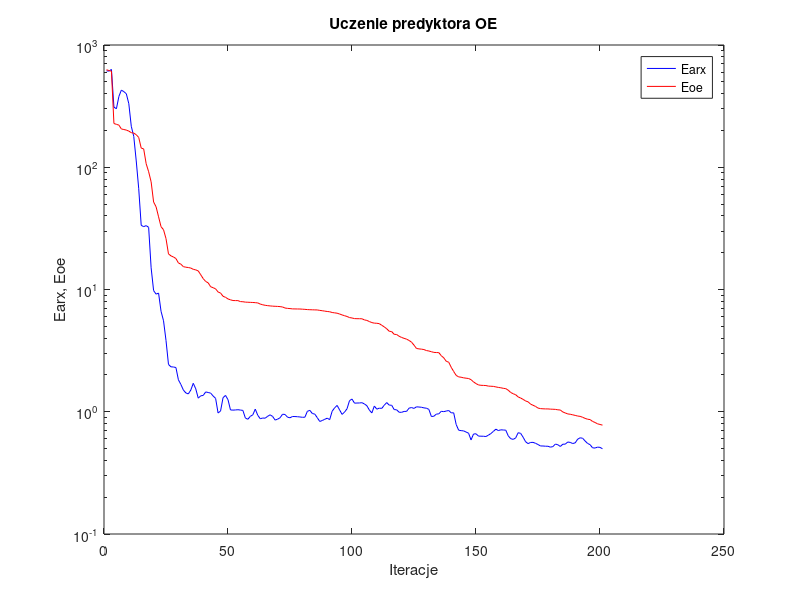
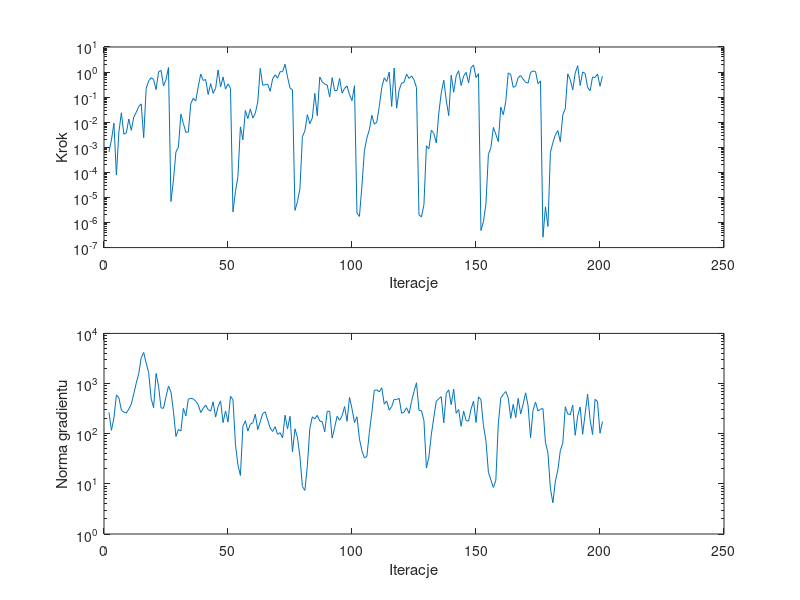

The MATLAB script that drew these images, in order:
%uczenie predyktora oe
clear all;
n=0; farx(n+1)=6.137007e+002; foe(n+1)=6.277278e+002; wspucz(n+1)=0.000000e+000; ng(n+1)=0.000000e+000;
%odnowa zmiennej metryki
n=1; farx(n+1)=6.121978e+002; foe(n+1)=6.175440e+002; krok(n+1)=6.552053e-004; ng(n+1)=2.665014e+002;
n=2; farx(n+1)=6.312753e+002; foe(n+1)=6.111953e+002; krok(n+1)=1.958383e-003; ng(n+1)=1.167019e+002;
n=3; farx(n+1)=3.105650e+002; foe(n+1)=2.279443e+002; krok(n+1)=9.128410e-003; ng(n+1)=2.046608e+002;
n=4; farx(n+1)=3.008421e+002; foe(n+1)=2.244324e+002; krok(n+1)=7.813213e-005; ng(n+1)=5.939128e+002;
n=5; farx(n+1)=3.793839e+002; foe(n+1)=2.211704e+002; krok(n+1)=4.046033e-003; ng(n+1)=5.214687e+002;
n=6; farx(n+1)=4.276114e+002; foe(n+1)=2.057614e+002; krok(n+1)=2.366103e-002; ng(n+1)=2.970582e+002;
n=7; farx(n+1)=4.155071e+002; foe(n+1)=2.035367e+002; krok(n+1)=3.340564e-003; ng(n+1)=2.690213e+002;
n=8; farx(n+1)=3.991356e+002; foe(n+1)=2.014430e+002; krok(n+1)=3.752980e-003; ng(n+1)=2.581210e+002;
n=9; farx(n+1)=3.313095e+002; foe(n+1)=1.975276e+002; krok(n+1)=1.345640e-002; ng(n+1)=3.114711e+002;
n=10; farx(n+1)=2.163414e+002; foe(n+1)=1.918854e+002; krok(n+1)=4.766707e-003; ng(n+1)=3.868800e+002;
n=11; farx(n+1)=1.786347e+002; foe(n+1)=1.902154e+002; krok(n+1)=1.605804e-002; ng(n+1)=6.233065e+002;
n=12; farx(n+1)=1.125660e+002; foe(n+1)=1.845786e+002; krok(n+1)=2.476948e-002; ng(n+1)=1.019926e+003;
n=13; farx(n+1)=6.673792e+001; foe(n+1)=1.752313e+002; krok(n+1)=4.235232e-002; ng(n+1)=1.572330e+003;
n=14; farx(n+1)=3.348583e+001; foe(n+1)=1.435415e+002; krok(n+1)=5.382558e-002; ng(n+1)=3.269503e+003;
n=15; farx(n+1)=3.267443e+001; foe(n+1)=1.412460e+002; krok(n+1)=2.403018e-003; ng(n+1)=4.159543e+003;
n=16; farx(n+1)=3.330016e+001; foe(n+1)=1.068970e+002; krok(n+1)=2.250273e-001; ng(n+1)=2.564658e+003;
n=17; farx(n+1)=3.225285e+001; foe(n+1)=9.189789e+001; krok(n+1)=4.385923e-001; ng(n+1)=1.662538e+003;
n=18; farx(n+1)=1.505314e+001; foe(n+1)=7.602598e+001; krok(n+1)=5.962886e-001; ng(n+1)=5.039573e+002;
n=19; farx(n+1)=9.798383e+000; foe(n+1)=5.197792e+001; krok(n+1)=5.030621e-001; ng(n+1)=3.305336e+002;
n=20; farx(n+1)=9.163949e+000; foe(n+1)=4.747779e+001; krok(n+1)=1.991516e-001; ng(n+1)=1.588712e+003;
n=21; farx(n+1)=9.349171e+000; foe(n+1)=3.932244e+001; krok(n+1)=1.026961e+000; ng(n+1)=8.824854e+002;
n=22; farx(n+1)=6.634176e+000; foe(n+1)=3.263618e+001; krok(n+1)=1.157348e+000; ng(n+1)=3.275527e+002;
n=23; farx(n+1)=5.550732e+000; foe(n+1)=3.083579e+001; krok(n+1)=2.798246e-001; ng(n+1)=3.213036e+002;
n=24; farx(n+1)=3.832832e+000; foe(n+1)=2.609101e+001; krok(n+1)=4.979739e-001; ng(n+1)=5.462249e+002;
n=25; farx(n+1)=2.437715e+000; foe(n+1)=1.955554e+001; krok(n+1)=1.531449e+000; ng(n+1)=8.888084e+002;
%odnowa zmiennej metryki
n=26; farx(n+1)=2.330839e+000; foe(n+1)=1.884070e+001; krok(n+1)=6.890538e-006; ng(n+1)=6.795028e+002;
n=27; farx(n+1)=2.323834e+000; foe(n+1)=1.845643e+001; krok(n+1)=4.886623e-005; ng(n+1)=2.788078e+002;
n=28; farx(n+1)=2.299858e+000; foe(n+1)=1.791948e+001; krok(n+1)=6.553529e-004; ng(n+1)=8.807968e+001;
n=29; farx(n+1)=1.825444e+000; foe(n+1)=1.649323e+001; krok(n+1)=1.009153e-003; ng(n+1)=1.215688e+002;
n=30; farx(n+1)=1.671637e+000; foe(n+1)=1.611129e+001; krok(n+1)=2.113198e-002; ng(n+1)=1.133416e+002;
n=31; farx(n+1)=1.506019e+000; foe(n+1)=1.537831e+001; krok(n+1)=8.894860e-003; ng(n+1)=3.196034e+002;
n=32; farx(n+1)=1.425657e+000; foe(n+1)=1.521697e+001; krok(n+1)=3.941672e-003; ng(n+1)=2.254437e+002;
n=33; farx(n+1)=1.399439e+000; foe(n+1)=1.512870e+001; krok(n+1)=4.077649e-003; ng(n+1)=4.875352e+002;
n=34; farx(n+1)=1.505497e+000; foe(n+1)=1.497694e+001; krok(n+1)=5.507794e-002; ng(n+1)=5.071069e+002;
n=35; farx(n+1)=1.709207e+000; foe(n+1)=1.462642e+001; krok(n+1)=9.019770e-002; ng(n+1)=4.938170e+002;
n=36; farx(n+1)=1.539196e+000; foe(n+1)=1.447014e+001; krok(n+1)=7.000904e-002; ng(n+1)=4.472933e+002;
n=37; farx(n+1)=1.292002e+000; foe(n+1)=1.419383e+001; krok(n+1)=2.611580e-001; ng(n+1)=3.774907e+002;
n=38; farx(n+1)=1.349999e+000; foe(n+1)=1.320736e+001; krok(n+1)=8.328011e-001; ng(n+1)=2.645825e+002;
n=39; farx(n+1)=1.359901e+000; foe(n+1)=1.227588e+001; krok(n+1)=4.641165e-001; ng(n+1)=3.212494e+002;
n=40; farx(n+1)=1.452135e+000; foe(n+1)=1.163477e+001; krok(n+1)=5.045340e-001; ng(n+1)=3.717065e+002;
n=41; farx(n+1)=1.437701e+000; foe(n+1)=1.134009e+001; krok(n+1)=1.283701e-001; ng(n+1)=3.022416e+002;
n=42; farx(n+1)=1.420432e+000; foe(n+1)=1.053334e+001; krok(n+1)=3.465039e-001; ng(n+1)=2.817153e+002;
n=43; farx(n+1)=1.346082e+000; foe(n+1)=1.034420e+001; krok(n+1)=1.416892e-001; ng(n+1)=4.306905e+002;
n=44; farx(n+1)=1.286563e+000; foe(n+1)=1.012445e+001; krok(n+1)=2.242518e-001; ng(n+1)=2.146032e+002;
n=45; farx(n+1)=9.765149e-001; foe(n+1)=9.545222e+000; krok(n+1)=1.215405e+000; ng(n+1)=3.469942e+002;
n=46; farx(n+1)=1.014971e+000; foe(n+1)=9.358364e+000; krok(n+1)=2.561085e-001; ng(n+1)=4.503389e+002;
n=47; farx(n+1)=1.303582e+000; foe(n+1)=8.800225e+000; krok(n+1)=6.367965e-001; ng(n+1)=1.659892e+002;
n=48; farx(n+1)=1.360613e+000; foe(n+1)=8.633184e+000; krok(n+1)=2.089206e-001; ng(n+1)=2.842021e+002;
n=49; farx(n+1)=1.255078e+000; foe(n+1)=8.370902e+000; krok(n+1)=3.337297e-001; ng(n+1)=1.701499e+002;
n=50; farx(n+1)=1.034839e+000; foe(n+1)=8.234129e+000; krok(n+1)=2.221265e-001; ng(n+1)=5.544700e+002;
%odnowa zmiennej metryki
n=51; farx(n+1)=1.031281e+000; foe(n+1)=8.125058e+000; krok(n+1)=2.669404e-006; ng(n+1)=4.775336e+002;
n=52; farx(n+1)=1.034487e+000; foe(n+1)=8.115215e+000; krok(n+1)=1.709205e-005; ng(n+1)=6.165308e+001;
n=53; farx(n+1)=1.039252e+000; foe(n+1)=8.111496e+000; krok(n+1)=6.831655e-005; ng(n+1)=2.386695e+001;
n=54; farx(n+1)=1.032497e+000; foe(n+1)=7.964564e+000; krok(n+1)=6.543079e-003; ng(n+1)=1.471555e+001;
n=55; farx(n+1)=1.025445e+000; foe(n+1)=7.943066e+000; krok(n+1)=2.002393e-003; ng(n+1)=1.399989e+002;
n=56; farx(n+1)=8.887205e-001; foe(n+1)=7.883618e+000; krok(n+1)=2.946581e-002; ng(n+1)=1.815285e+002;
n=57; farx(n+1)=8.680007e-001; foe(n+1)=7.867306e+000; krok(n+1)=1.389524e-002; ng(n+1)=1.125187e+002;
n=58; farx(n+1)=9.171398e-001; foe(n+1)=7.848098e+000; krok(n+1)=3.394649e-002; ng(n+1)=1.548766e+002;
n=59; farx(n+1)=9.440407e-001; foe(n+1)=7.832049e+000; krok(n+1)=1.464382e-002; ng(n+1)=1.645256e+002;
n=60; farx(n+1)=1.050882e+000; foe(n+1)=7.805269e+000; krok(n+1)=2.280046e-002; ng(n+1)=2.444677e+002;
n=61; farx(n+1)=9.356946e-001; foe(n+1)=7.767105e+000; krok(n+1)=6.357754e-002; ng(n+1)=1.210213e+002;
n=62; farx(n+1)=8.770319e-001; foe(n+1)=7.601838e+000; krok(n+1)=1.404256e+000; ng(n+1)=1.732113e+002;
n=63; farx(n+1)=8.886256e-001; foe(n+1)=7.500789e+000; krok(n+1)=2.981443e-001; ng(n+1)=2.530126e+002;
n=64; farx(n+1)=8.860276e-001; foe(n+1)=7.425102e+000; krok(n+1)=3.103642e-001; ng(n+1)=2.726729e+002;
n=65; farx(n+1)=9.184323e-001; foe(n+1)=7.377405e+000; krok(n+1)=3.310405e-001; ng(n+1)=1.872322e+002;
n=66; farx(n+1)=9.441971e-001; foe(n+1)=7.340302e+000; krok(n+1)=1.714306e-001; ng(n+1)=1.298552e+002;
n=67; farx(n+1)=9.149276e-001; foe(n+1)=7.307498e+000; krok(n+1)=5.316748e-001; ng(n+1)=1.105853e+002;
n=68; farx(n+1)=8.546885e-001; foe(n+1)=7.289317e+000; krok(n+1)=7.748658e-001; ng(n+1)=1.382847e+002;
n=69; farx(n+1)=8.697578e-001; foe(n+1)=7.272348e+000; krok(n+1)=5.714050e-001; ng(n+1)=9.712654e+001;
n=70; farx(n+1)=8.934400e-001; foe(n+1)=7.245669e+000; krok(n+1)=1.033373e+000; ng(n+1)=1.048906e+002;
n=71; farx(n+1)=9.545729e-001; foe(n+1)=7.191340e+000; krok(n+1)=1.038220e+000; ng(n+1)=8.276768e+001;
n=72; farx(n+1)=9.499264e-001; foe(n+1)=7.055417e+000; krok(n+1)=2.050450e+000; ng(n+1)=2.335616e+002;
n=73; farx(n+1)=9.024556e-001; foe(n+1)=7.008722e+000; krok(n+1)=6.404647e-001; ng(n+1)=1.246678e+002;
n=74; farx(n+1)=8.926236e-001; foe(n+1)=6.981221e+000; krok(n+1)=2.320583e-001; ng(n+1)=2.225634e+002;
n=75; farx(n+1)=9.144449e-001; foe(n+1)=6.941484e+000; krok(n+1)=1.940886e-001; ng(n+1)=4.334081e+001;
%odnowa zmiennej metryki
n=76; farx(n+1)=9.136015e-001; foe(n+1)=6.935913e+000; krok(n+1)=3.044565e-006; ng(n+1)=1.248829e+002;
n=77; farx(n+1)=9.107663e-001; foe(n+1)=6.929723e+000; krok(n+1)=6.763611e-006; ng(n+1)=8.490631e+001;
n=78; farx(n+1)=9.064650e-001; foe(n+1)=6.925771e+000; krok(n+1)=2.219138e-005; ng(n+1)=3.477627e+001;
n=79; farx(n+1)=9.008642e-001; foe(n+1)=6.903398e+000; krok(n+1)=2.651602e-003; ng(n+1)=8.871030e+000;
n=80; farx(n+1)=9.021354e-001; foe(n+1)=6.881083e+000; krok(n+1)=4.483426e-003; ng(n+1)=7.385516e+000;
n=81; farx(n+1)=1.008228e+000; foe(n+1)=6.850775e+000; krok(n+1)=2.000182e-002; ng(n+1)=2.306431e+001;
n=82; farx(n+1)=1.026366e+000; foe(n+1)=6.834480e+000; krok(n+1)=8.704305e-003; ng(n+1)=1.272469e+002;
n=83; farx(n+1)=9.679538e-001; foe(n+1)=6.823424e+000; krok(n+1)=1.477175e-002; ng(n+1)=2.175367e+002;
n=84; farx(n+1)=9.559072e-001; foe(n+1)=6.811466e+000; krok(n+1)=1.407955e-001; ng(n+1)=1.978085e+002;
n=85; farx(n+1)=8.941537e-001; foe(n+1)=6.804353e+000; krok(n+1)=1.809047e-002; ng(n+1)=2.320774e+002;
n=86; farx(n+1)=8.329323e-001; foe(n+1)=6.748276e+000; krok(n+1)=6.354332e-001; ng(n+1)=1.792304e+002;
n=87; farx(n+1)=8.477648e-001; foe(n+1)=6.706748e+000; krok(n+1)=4.063898e-001; ng(n+1)=1.728971e+002;
n=88; farx(n+1)=8.670900e-001; foe(n+1)=6.655745e+000; krok(n+1)=3.337224e-001; ng(n+1)=1.090649e+002;
n=89; farx(n+1)=8.859763e-001; foe(n+1)=6.610771e+000; krok(n+1)=3.035584e-001; ng(n+1)=2.790987e+002;
n=90; farx(n+1)=8.620516e-001; foe(n+1)=6.575245e+000; krok(n+1)=1.011122e-001; ng(n+1)=2.791283e+002;
n=91; farx(n+1)=1.009926e+000; foe(n+1)=6.484260e+000; krok(n+1)=6.022096e-001; ng(n+1)=8.161236e+001;
n=92; farx(n+1)=1.077250e+000; foe(n+1)=6.442497e+000; krok(n+1)=1.827549e-001; ng(n+1)=1.331530e+002;
n=93; farx(n+1)=1.126622e+000; foe(n+1)=6.398890e+000; krok(n+1)=1.846634e-001; ng(n+1)=2.224837e+002;
n=94; farx(n+1)=1.035490e+000; foe(n+1)=6.301693e+000; krok(n+1)=5.548341e-001; ng(n+1)=1.850393e+002;
n=95; farx(n+1)=9.512025e-001; foe(n+1)=6.195963e+000; krok(n+1)=1.428513e-001; ng(n+1)=2.264034e+002;
n=96; farx(n+1)=9.938877e-001; foe(n+1)=6.103283e+000; krok(n+1)=2.228338e-001; ng(n+1)=3.483871e+002;
n=97; farx(n+1)=1.058368e+000; foe(n+1)=6.017905e+000; krok(n+1)=2.800362e-001; ng(n+1)=1.769953e+002;
n=98; farx(n+1)=1.233468e+000; foe(n+1)=5.893793e+000; krok(n+1)=1.244680e-001; ng(n+1)=5.308571e+002;
n=99; farx(n+1)=1.270400e+000; foe(n+1)=5.848471e+000; krok(n+1)=7.266281e-002; ng(n+1)=3.141640e+002;
n=100; farx(n+1)=1.175885e+000; foe(n+1)=5.781980e+000; krok(n+1)=2.857025e-001; ng(n+1)=1.665211e+002;
%odnowa zmiennej metryki
n=101; farx(n+1)=1.178868e+000; foe(n+1)=5.770456e+000; krok(n+1)=2.378870e-006; ng(n+1)=2.175689e+002;
n=102; farx(n+1)=1.179726e+000; foe(n+1)=5.768783e+000; krok(n+1)=1.756745e-006; ng(n+1)=7.889801e+001;
n=103; farx(n+1)=1.186297e+000; foe(n+1)=5.763060e+000; krok(n+1)=2.877521e-005; ng(n+1)=4.562250e+001;
n=104; farx(n+1)=1.158926e+000; foe(n+1)=5.641594e+000; krok(n+1)=7.315478e-004; ng(n+1)=3.277153e+001;
n=105; farx(n+1)=1.120198e+000; foe(n+1)=5.586003e+000; krok(n+1)=2.359800e-003; ng(n+1)=3.530217e+001;
n=106; farx(n+1)=1.031847e+000; foe(n+1)=5.469468e+000; krok(n+1)=5.022246e-003; ng(n+1)=1.069322e+002;
n=107; farx(n+1)=9.783367e-001; foe(n+1)=5.362526e+000; krok(n+1)=1.884952e-002; ng(n+1)=2.653902e+002;
n=108; farx(n+1)=1.113288e+000; foe(n+1)=5.307863e+000; krok(n+1)=8.300976e-003; ng(n+1)=7.322030e+002;
n=109; farx(n+1)=1.050184e+000; foe(n+1)=5.293609e+000; krok(n+1)=1.017451e-002; ng(n+1)=7.483380e+002;
n=110; farx(n+1)=1.070504e+000; foe(n+1)=5.256146e+000; krok(n+1)=4.226396e-002; ng(n+1)=6.821981e+002;
n=111; farx(n+1)=1.065388e+000; foe(n+1)=5.097280e+000; krok(n+1)=2.410119e-001; ng(n+1)=8.245595e+002;
n=112; farx(n+1)=1.130942e+000; foe(n+1)=4.947422e+000; krok(n+1)=5.870903e-001; ng(n+1)=3.881360e+002;
n=113; farx(n+1)=1.189012e+000; foe(n+1)=4.773324e+000; krok(n+1)=4.164005e-001; ng(n+1)=4.481484e+002;
n=114; farx(n+1)=1.133234e+000; foe(n+1)=4.553769e+000; krok(n+1)=1.001603e+000; ng(n+1)=2.953214e+002;
n=115; farx(n+1)=1.130097e+000; foe(n+1)=4.527052e+000; krok(n+1)=4.277073e-002; ng(n+1)=3.465411e+002;
n=116; farx(n+1)=1.041962e+000; foe(n+1)=4.298832e+000; krok(n+1)=1.442898e+000; ng(n+1)=4.865773e+002;
n=117; farx(n+1)=1.037251e+000; foe(n+1)=4.284157e+000; krok(n+1)=3.618094e-002; ng(n+1)=4.790958e+002;
n=118; farx(n+1)=9.904642e-001; foe(n+1)=4.143867e+000; krok(n+1)=1.927395e-001; ng(n+1)=5.088553e+002;
n=119; farx(n+1)=9.891422e-001; foe(n+1)=4.053410e+000; krok(n+1)=3.589369e-001; ng(n+1)=2.557986e+002;
n=120; farx(n+1)=1.006358e+000; foe(n+1)=3.985350e+000; krok(n+1)=3.923690e-001; ng(n+1)=2.684902e+002;
n=121; farx(n+1)=1.006784e+000; foe(n+1)=3.926139e+000; krok(n+1)=8.221024e-001; ng(n+1)=3.291346e+002;
n=122; farx(n+1)=1.069907e+000; foe(n+1)=3.830392e+000; krok(n+1)=5.596492e-001; ng(n+1)=2.541326e+002;
n=123; farx(n+1)=1.082575e+000; foe(n+1)=3.710784e+000; krok(n+1)=7.011953e-001; ng(n+1)=4.371690e+002;
n=124; farx(n+1)=1.064929e+000; foe(n+1)=3.505961e+000; krok(n+1)=4.954132e-001; ng(n+1)=6.969151e+002;
n=125; farx(n+1)=1.097646e+000; foe(n+1)=3.293978e+000; krok(n+1)=2.393567e-001; ng(n+1)=1.035582e+003;
%odnowa zmiennej metryki
n=126; farx(n+1)=1.092975e+000; foe(n+1)=3.267209e+000; krok(n+1)=2.026605e-006; ng(n+1)=2.937735e+002;
n=127; farx(n+1)=1.088496e+000; foe(n+1)=3.252356e+000; krok(n+1)=1.671986e-006; ng(n+1)=2.870118e+002;
n=128; farx(n+1)=1.075495e+000; foe(n+1)=3.226402e+000; krok(n+1)=5.141736e-006; ng(n+1)=1.839223e+002;
n=129; farx(n+1)=1.069156e+000; foe(n+1)=3.167615e+000; krok(n+1)=1.152191e-003; ng(n+1)=2.060095e+001;
n=130; farx(n+1)=1.045595e+000; foe(n+1)=3.139647e+000; krok(n+1)=8.684522e-004; ng(n+1)=3.413121e+001;
n=131; farx(n+1)=9.147147e-001; foe(n+1)=3.099270e+000; krok(n+1)=4.800362e-003; ng(n+1)=9.772088e+001;
n=132; farx(n+1)=9.186821e-001; foe(n+1)=3.058728e+000; krok(n+1)=3.550402e-003; ng(n+1)=2.142223e+002;
n=133; farx(n+1)=9.566921e-001; foe(n+1)=3.050671e+000; krok(n+1)=1.486749e-003; ng(n+1)=4.470706e+002;
n=134; farx(n+1)=9.615827e-001; foe(n+1)=3.045945e+000; krok(n+1)=2.308292e-002; ng(n+1)=4.975792e+002;
n=135; farx(n+1)=1.008325e+000; foe(n+1)=2.873788e+000; krok(n+1)=1.528330e-001; ng(n+1)=5.467695e+002;
n=136; farx(n+1)=1.001990e+000; foe(n+1)=2.760955e+000; krok(n+1)=4.726961e-001; ng(n+1)=1.649972e+002;
n=137; farx(n+1)=1.013453e+000; foe(n+1)=2.586675e+000; krok(n+1)=7.588961e-002; ng(n+1)=6.338608e+002;
n=138; farx(n+1)=1.023721e+000; foe(n+1)=2.542065e+000; krok(n+1)=1.839173e-002; ng(n+1)=7.482232e+002;
n=139; farx(n+1)=9.798345e-001; foe(n+1)=2.311049e+000; krok(n+1)=7.491049e-001; ng(n+1)=3.780806e+002;
n=140; farx(n+1)=9.799742e-001; foe(n+1)=2.133910e+000; krok(n+1)=1.571889e-001; ng(n+1)=7.727114e+002;
n=141; farx(n+1)=7.871249e-001; foe(n+1)=1.984214e+000; krok(n+1)=6.912919e-001; ng(n+1)=2.546495e+002;
n=142; farx(n+1)=7.068484e-001; foe(n+1)=1.928802e+000; krok(n+1)=1.126364e+000; ng(n+1)=3.042076e+002;
n=143; farx(n+1)=7.007998e-001; foe(n+1)=1.915956e+000; krok(n+1)=2.909773e-001; ng(n+1)=1.402128e+002;
n=144; farx(n+1)=6.974129e-001; foe(n+1)=1.894261e+000; krok(n+1)=6.871474e-001; ng(n+1)=2.828075e+002;
n=145; farx(n+1)=6.825844e-001; foe(n+1)=1.881686e+000; krok(n+1)=9.673187e-001; ng(n+1)=1.839052e+002;
n=146; farx(n+1)=6.679144e-001; foe(n+1)=1.870407e+000; krok(n+1)=3.739988e-001; ng(n+1)=1.777543e+002;
n=147; farx(n+1)=5.881422e-001; foe(n+1)=1.829940e+000; krok(n+1)=1.476581e+000; ng(n+1)=3.095635e+002;
n=148; farx(n+1)=6.573991e-001; foe(n+1)=1.754553e+000; krok(n+1)=1.927884e+000; ng(n+1)=4.462785e+002;
n=149; farx(n+1)=6.603443e-001; foe(n+1)=1.699479e+000; krok(n+1)=6.063266e-001; ng(n+1)=1.669908e+002;
n=150; farx(n+1)=6.321453e-001; foe(n+1)=1.657368e+000; krok(n+1)=8.600077e-001; ng(n+1)=5.434626e+002;
%odnowa zmiennej metryki
n=151; farx(n+1)=6.311771e-001; foe(n+1)=1.645704e+000; krok(n+1)=4.783629e-007; ng(n+1)=4.761624e+002;
n=152; farx(n+1)=6.303858e-001; foe(n+1)=1.642414e+000; krok(n+1)=1.092113e-006; ng(n+1)=1.448154e+002;
n=153; farx(n+1)=6.272024e-001; foe(n+1)=1.638357e+000; krok(n+1)=5.421647e-006; ng(n+1)=7.260722e+001;
n=154; farx(n+1)=6.432499e-001; foe(n+1)=1.620745e+000; krok(n+1)=5.251366e-004; ng(n+1)=1.712671e+001;
n=155; farx(n+1)=6.633766e-001; foe(n+1)=1.616919e+000; krok(n+1)=9.540187e-004; ng(n+1)=1.197028e+001;
n=156; farx(n+1)=6.905716e-001; foe(n+1)=1.612440e+000; krok(n+1)=6.193383e-003; ng(n+1)=8.472385e+000;
n=157; farx(n+1)=7.205480e-001; foe(n+1)=1.596776e+000; krok(n+1)=3.271540e-003; ng(n+1)=1.182555e+001;
n=158; farx(n+1)=7.018535e-001; foe(n+1)=1.581656e+000; krok(n+1)=1.683682e-003; ng(n+1)=1.623772e+002;
n=159; farx(n+1)=7.115194e-001; foe(n+1)=1.570994e+000; krok(n+1)=4.002904e-002; ng(n+1)=5.164084e+002;
n=160; farx(n+1)=7.093549e-001; foe(n+1)=1.554912e+000; krok(n+1)=1.989989e-002; ng(n+1)=6.067229e+002;
n=161; farx(n+1)=7.069401e-001; foe(n+1)=1.545492e+000; krok(n+1)=6.640781e-002; ng(n+1)=6.935547e+002;
n=162; farx(n+1)=6.352847e-001; foe(n+1)=1.500789e+000; krok(n+1)=9.282331e-001; ng(n+1)=5.189799e+002;
n=163; farx(n+1)=6.021107e-001; foe(n+1)=1.437248e+000; krok(n+1)=7.927530e-001; ng(n+1)=2.017282e+002;
n=164; farx(n+1)=5.944126e-001; foe(n+1)=1.403824e+000; krok(n+1)=2.454949e-001; ng(n+1)=3.843286e+002;
n=165; farx(n+1)=6.110471e-001; foe(n+1)=1.377894e+000; krok(n+1)=2.745822e-001; ng(n+1)=2.092557e+002;
n=166; farx(n+1)=6.739890e-001; foe(n+1)=1.322403e+000; krok(n+1)=6.026971e-001; ng(n+1)=5.073262e+002;
n=167; farx(n+1)=6.656734e-001; foe(n+1)=1.294715e+000; krok(n+1)=7.214488e-001; ng(n+1)=2.482648e+002;
n=168; farx(n+1)=6.189266e-001; foe(n+1)=1.262911e+000; krok(n+1)=5.242150e-001; ng(n+1)=3.880401e+002;
n=169; farx(n+1)=5.684723e-001; foe(n+1)=1.224898e+000; krok(n+1)=3.916031e-001; ng(n+1)=6.531575e+002;
n=170; farx(n+1)=5.488006e-001; foe(n+1)=1.205653e+000; krok(n+1)=3.619299e-001; ng(n+1)=3.602455e+002;
n=171; farx(n+1)=5.608230e-001; foe(n+1)=1.154549e+000; krok(n+1)=9.639418e-001; ng(n+1)=8.289261e+001;
n=172; farx(n+1)=5.619455e-001; foe(n+1)=1.129956e+000; krok(n+1)=1.104103e+000; ng(n+1)=2.935801e+002;
n=173; farx(n+1)=5.518945e-001; foe(n+1)=1.105741e+000; krok(n+1)=1.050152e+000; ng(n+1)=4.261314e+002;
n=174; farx(n+1)=5.395356e-001; foe(n+1)=1.071823e+000; krok(n+1)=3.435737e-001; ng(n+1)=2.836970e+002;
n=175; farx(n+1)=5.250345e-001; foe(n+1)=1.061182e+000; krok(n+1)=4.442530e-001; ng(n+1)=3.094434e+002;
%odnowa zmiennej metryki
n=176; farx(n+1)=5.247647e-001; foe(n+1)=1.057205e+000; krok(n+1)=2.604389e-007; ng(n+1)=3.163637e+002;
n=177; farx(n+1)=5.224799e-001; foe(n+1)=1.055018e+000; krok(n+1)=4.235430e-006; ng(n+1)=6.736268e+001;
n=178; farx(n+1)=5.222627e-001; foe(n+1)=1.054863e+000; krok(n+1)=6.973711e-007; ng(n+1)=4.180969e+001;
n=179; farx(n+1)=5.133589e-001; foe(n+1)=1.050542e+000; krok(n+1)=6.254538e-004; ng(n+1)=8.101649e+000;
n=180; farx(n+1)=5.188014e-001; foe(n+1)=1.048520e+000; krok(n+1)=1.529700e-003; ng(n+1)=4.182631e+000;
n=181; farx(n+1)=5.440508e-001; foe(n+1)=1.045797e+000; krok(n+1)=3.135616e-003; ng(n+1)=1.131608e+001;
n=182; farx(n+1)=5.372198e-001; foe(n+1)=1.037242e+000; krok(n+1)=4.640565e-003; ng(n+1)=1.890844e+001;
n=183; farx(n+1)=5.200679e-001; foe(n+1)=1.033322e+000; krok(n+1)=1.667309e-003; ng(n+1)=4.576055e+001;
n=184; farx(n+1)=5.425881e-001; foe(n+1)=9.958915e-001; krok(n+1)=1.981488e-002; ng(n+1)=6.555644e+001;
n=185; farx(n+1)=5.433476e-001; foe(n+1)=9.776510e-001; krok(n+1)=3.473024e-002; ng(n+1)=3.446434e+002;
n=186; farx(n+1)=5.655874e-001; foe(n+1)=9.597269e-001; krok(n+1)=8.457767e-001; ng(n+1)=2.475772e+002;
n=187; farx(n+1)=5.613630e-001; foe(n+1)=9.539349e-001; krok(n+1)=4.992693e-001; ng(n+1)=2.389979e+002;
n=188; farx(n+1)=5.495450e-001; foe(n+1)=9.439350e-001; krok(n+1)=1.940886e-001; ng(n+1)=3.713615e+002;
n=189; farx(n+1)=5.568008e-001; foe(n+1)=9.334075e-001; krok(n+1)=9.073805e-001; ng(n+1)=9.297222e+001;
n=190; farx(n+1)=5.969000e-001; foe(n+1)=9.224882e-001; krok(n+1)=1.800219e+000; ng(n+1)=2.268296e+002;
n=191; farx(n+1)=6.125762e-001; foe(n+1)=9.167559e-001; krok(n+1)=2.921091e-001; ng(n+1)=3.402666e+002;
n=192; farx(n+1)=6.067855e-001; foe(n+1)=9.010174e-001; krok(n+1)=1.009068e+000; ng(n+1)=9.740722e+001;
n=193; farx(n+1)=5.765395e-001; foe(n+1)=8.826458e-001; krok(n+1)=8.858725e-001; ng(n+1)=2.478800e+002;
n=194; farx(n+1)=5.504313e-001; foe(n+1)=8.686157e-001; krok(n+1)=2.475890e-001; ng(n+1)=6.125520e+002;
n=195; farx(n+1)=5.380757e-001; foe(n+1)=8.632196e-001; krok(n+1)=1.775417e-001; ng(n+1)=1.917733e+002;
n=196; farx(n+1)=5.069049e-001; foe(n+1)=8.332454e-001; krok(n+1)=6.367965e-001; ng(n+1)=9.628032e+001;
n=197; farx(n+1)=5.048395e-001; foe(n+1)=8.172785e-001; krok(n+1)=6.083905e-001; ng(n+1)=4.841519e+002;
n=198; farx(n+1)=5.135829e-001; foe(n+1)=7.966262e-001; krok(n+1)=8.417937e-001; ng(n+1)=4.384549e+002;
n=199; farx(n+1)=5.113848e-001; foe(n+1)=7.871699e-001; krok(n+1)=2.740921e-001; ng(n+1)=1.019608e+002;
n=200; farx(n+1)=4.977542e-001; foe(n+1)=7.770452e-001; krok(n+1)=6.855549e-001; ng(n+1)=1.751541e+002;

figure; semilogy(farx,'b'); hold on; semilogy(foe,'r'); xlabel('Iteracje'); ylabel('Earx, Eoe'); legend('Earx','Eoe'); title('Uczenie predyktora OE');
figure; subplot(2,1,1); semilogy(krok); xlabel('Iteracje'); ylabel('Krok');
subplot(2,1,2); semilogy(ng); xlabel('Iteracje'); ylabel('Norma gradientu');
Earx=farx(n+1)
Eoe=foe(n+1)
